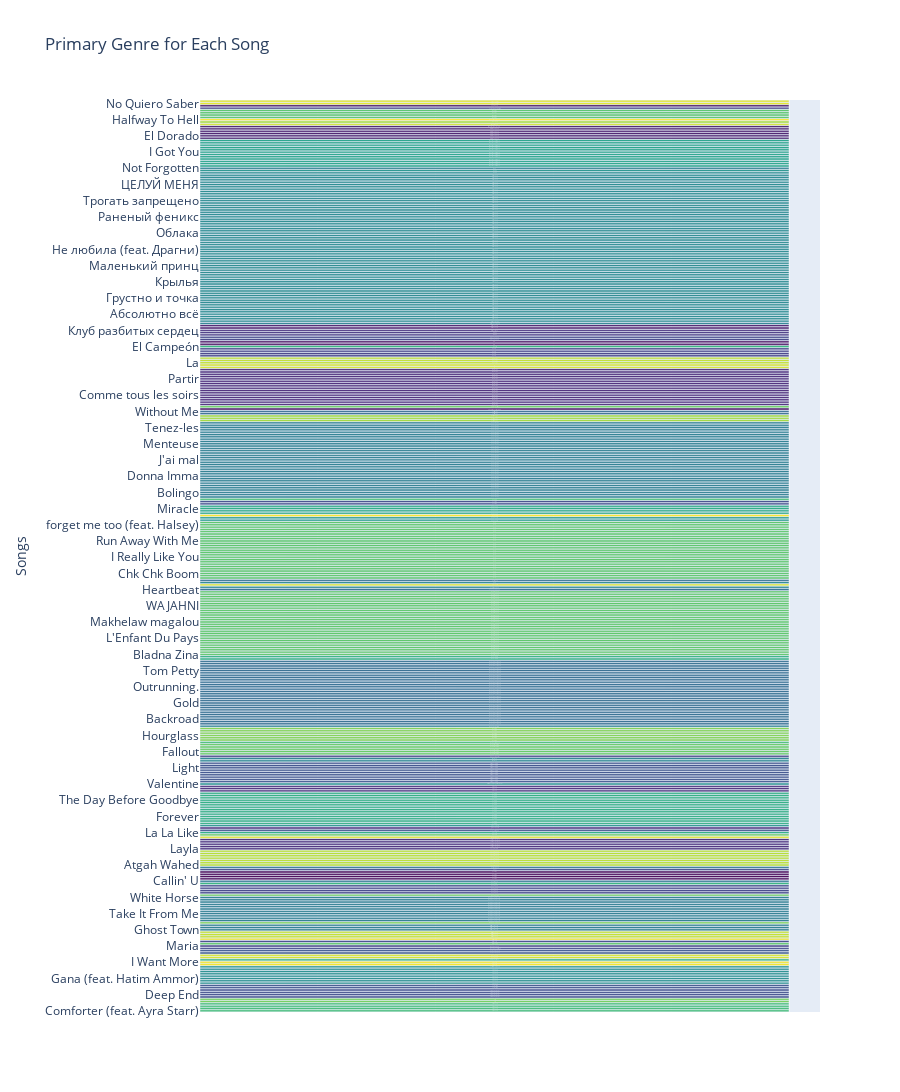

Here is the notebook cell this chart was saved with:
### Code cell
create_song_genre_bar_chart(genre_classification, sp)

### Figure 1 — Plotly figure (JSON) as saved in the notebook; plotly's stock layout.template omitted (floating-point values rounded to 4 significant figures; data arrays with more than 128 entries replaced by an {"elided": "..."} marker saying what was removed)
{"data": [{"insidetextanchor": "middle", "insidetextfont": {"color": "white"}, "marker": {"color": {"elided": "394 int values"}, "colorscale": [[0, "#440154"], [0.1111, "#482878"], [0.2222, "#3e4989"], [0.3333, "#31688e"], [0.4444, "#26828e"], [0.5556, "#1f9e89"], [0.6667, "#35b779"], [0.7778, "#6ece58"], [0.8889, "#b5de2b"], [1, "#fde725"]]}, "orientation": "h", "text": {"elided": "394 str values"}, "textposition": "inside", "type": "bar", "x": {"elided": "394 int values"}, "y": {"elided": "394 str values"}}], "layout": {"height": 7880, "margin": {"l": 200}, "title": {"text": "Primary Genre for Each Song"}, "xaxis": {"showticklabels": false, "title": {"text": ""}}, "yaxis": {"title": {"text": "Songs"}}}}
